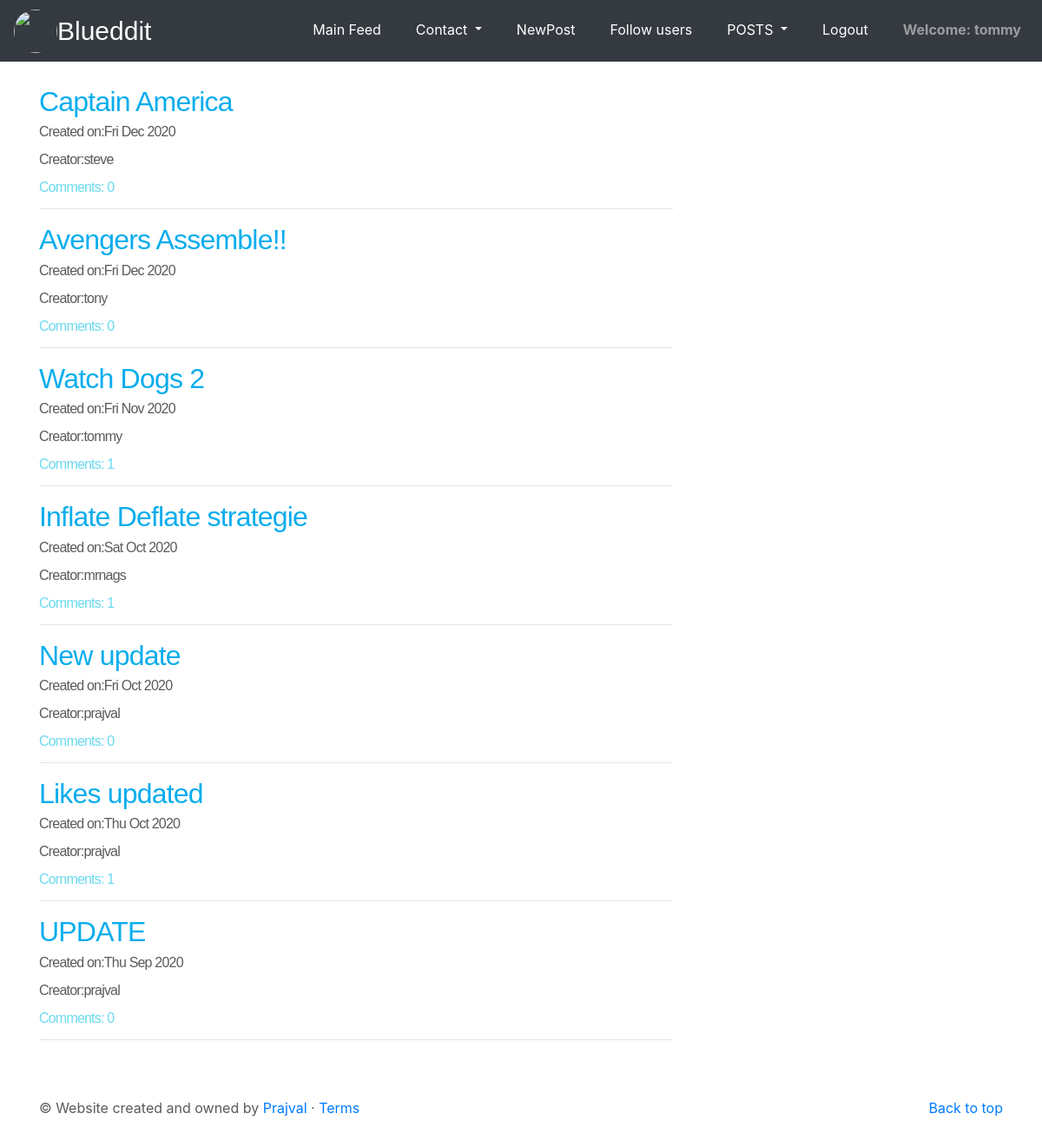
Screenshot of /post/ (signed in) with the database file from the repository.
### blog_app/models.py (models this page shows, shortened)
class post(models.Model):
    author = models.ForeignKey(User,on_delete=models.CASCADE)
    title = models.CharField(max_length=200)
    text = models.TextField()
    create_date = models.DateField(default=timezone.now)
    published_date = models.DateTimeField(blank=True, null=True)
    creator = models.TextField(max_length=50)
    photos = models.ImageField(upload_to='images/',blank=True,null=True,default='default.png') #django will automatically create the media folder and place the images
    likes = models.ManyToManyField(User,related_name='user_like',blank=True,null=True)
    def approve_comments(self):
        return self.comments.filter(approved_comm=True)

### blog_app/views.py (the view)
# urls.py: path('post/',views.postlistview.as_view(),name='post_list'),
class postlistview(ListView):
    model = post
    def get_queryset(self):
        return post.objects.filter(published_date__lte = timezone.now()).order_by('-published_date')

### blog_app/templates/blog_app/post_list.html
{% extends 'blog_app/base.html'%}
{% block body_block %}
<div class="listposts">
 {% for post in post_list%}
   <h2><a class="list_link" href="{% url 'post_detail' pk=post.pk%}">{{post.title}}</a></h2>
   <div class="date">
     <p>Created on:{{post.create_date|date:"D M Y"}}</p>
     <p>Creator:{{post.creator}}</p>
   </div>
   <div>
     <a class="list_link2" href="{% url 'post_detail' pk=post.pk%}">Comments: {{post.approve_comments.count}}</a>
     <hr>
   </div>
 {% endfor %}
</div>
{% endblock %}

### blog_app/templates/blog_app/base.html (shortened to what this page needs)
<!DOCTYPE html>
{% load static %}
<html lang="en" dir="ltr">
  <head>
    <link rel="stylesheet" href="https://stackpath.bootstrapcdn.com/bootstrap/4.3.1/css/bootstrap.min.css">
    <link rel="stylesheet" href="{% static 'css/new.css'%}">
   <link rel="stylesheet" href="//cdn.jsdelivr.net/npm/medium-editor@latest/dist/css/medium-editor.min.css" type="text/css" media="screen" charset="utf-8">
  </head>
  <body>
    <header>
      <nav class="navbar navbar-expand-lg navbar-dark fixed-top bg-dark">
        <img class="logo"src="{% static 'images/reddit.png'%}" alt="">
        <a class="navbar-brand" href="{%url 'about' %}">Blueddit</a>
        <div class="navbar-collapse collapse" id="navbarCollapse" style="">
            <ul class="navbar-nav ml-auto py-md-0">
                <li class="nav-item pl-4 pl-md-0 ml-0 ml-lg-4 active">
                <a class="nav-link" href="{% url 'post_list'%}">Main Feed</a>
              </li>
                  <li class="nav-item pl-4 pl-md-0 ml-0 ml-lg-4 active">
                <div class="nav-item dropdown">
                  <a class="nav-link dropdown-toggle active" href="#" id="navbar-dropdown-menu" role="button" data-toggle="dropdown" aria-haspopup="true" aria-expanded="false">
                    Contact
                  </a>
              </div>
              </li>
              {% if user.is_authenticated %}
                  <li class="nav-item pl-4 pl-md-0 ml-0 ml-lg-4 active">
                <a class="nav-link" href="{% url 'post_create' %}">NewPost</a>
              </li>
              <li class="nav-item pl-4 pl-md-0 ml-0 ml-lg-4 active">
            <a class="nav-link" href="{% url 'follow_user' %}">Follow users</a>
              </li>
              <li class="nav-item pl-4 pl-md-0 ml-0 ml-lg-4 active">
            <div class="nav-item dropdown">
              <a class="nav-link dropdown-toggle active" href="#" id="navbar-dropdown-menu" role="button" data-toggle="dropdown" aria-haspopup="true" aria-expanded="false">
                POSTS
              </a>
            </div>
            </li>
                <li class="nav-item pl-4 pl-md-0 ml-0 ml-lg-4 active">
              <a class="nav-link" href="{% url 'user_logout' %}">Logout</a>
              </li>
                <li class="nav-item pl-4 pl-md-0 ml-0 ml-lg-4 active">
              <strong><a class="nav-link" >Welcome: {{ user.username }}</a></strong>
              </li>
              {% endif %}
          </ul>
        </div>
      </nav>
</header>
        <div class="content container">
            <div class="row">
                <div class="col-md-8">
                  <div class="blog_posts">
                    {% block body_block %}
                    {% endblock %}
                  </div>
                </div>
            </div>
        </div>
        <footer class="container">
          <p class="float-right"><a href="#">Back to top</a></p>
          <p>© Website created and owned by <a href="https://in.linkedin.com/in/prajval-sudhir-571833185">Prajval</a> · <a href="#">Terms</a></p>
        </footer>
  </body>
</html>

### blog_app/static/css/new.css (style rules this page uses)
body { padding-top: 3rem; padding-bottom: 3rem; color: #5a5a5a; }
.navbar-brand { font-family: sans-serif; font-size: 30px; }
.logo { height: 50px; width: 50px; border-radius: 50px; }
.nav-link { padding: .25rem 0; font-weight: 350 color: rgba(255, 255, 255, .5); background-color: transparent; border-bottom: .25rem solid transparent; }
.listposts { margin-top: 50px; font-family: sans-serif; font-weight: 200; line-height: 1; letter-spacing: -.05rem; }
.blog_posts { margin-top: 50px; }
footer { margin-top: 50px; }
.list_link { color: #09aded }
.list_link2 { color: #69d9f0 }

### rows the page displays
post: title "Captain America", create_date "Fri Dec 2020", creator "steve", approve_comments.count "0"
post: title "Avengers Assemble!!", create_date "Fri Dec 2020", creator "tony", approve_comments.count "0"
post: title "Watch Dogs 2", create_date "Fri Nov 2020", creator "tommy", approve_comments.count "1"
post: title "Inflate Deflate strategie", create_date "Sat Oct 2020", creator "mrnags", approve_comments.count "1"
post: title "New update", create_date "Fri Oct 2020", creator "prajval", approve_comments.count "0"
post: title "Likes updated", create_date "Thu Oct 2020", creator "prajval", approve_comments.count "1"
post: title "UPDATE", create_date "Thu Sep 2020", creator "prajval", approve_comments.count "0"

### other values shown
{{ user.username }} "tommy"
